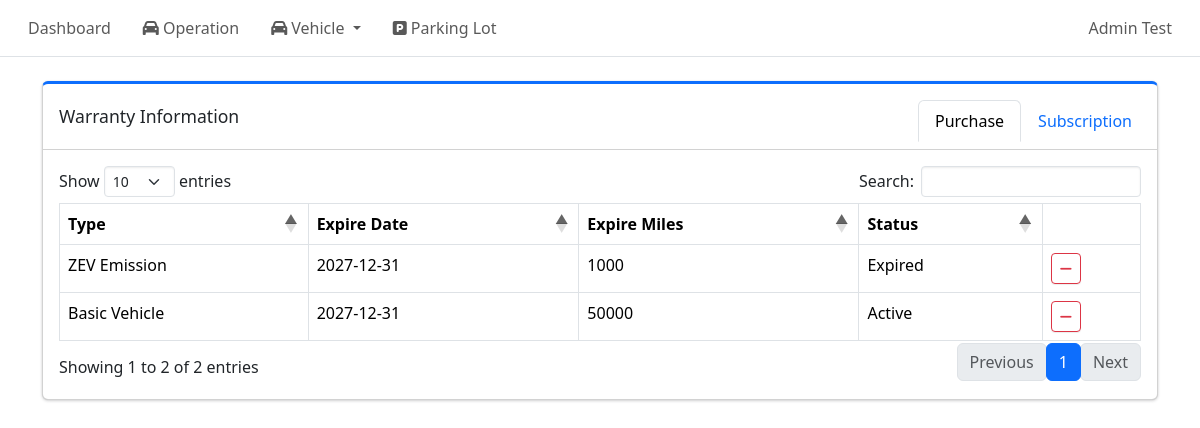
/admin/warranties/purchase?vehicle_id=3 (signed in), run on an earlier commit of the app's database.
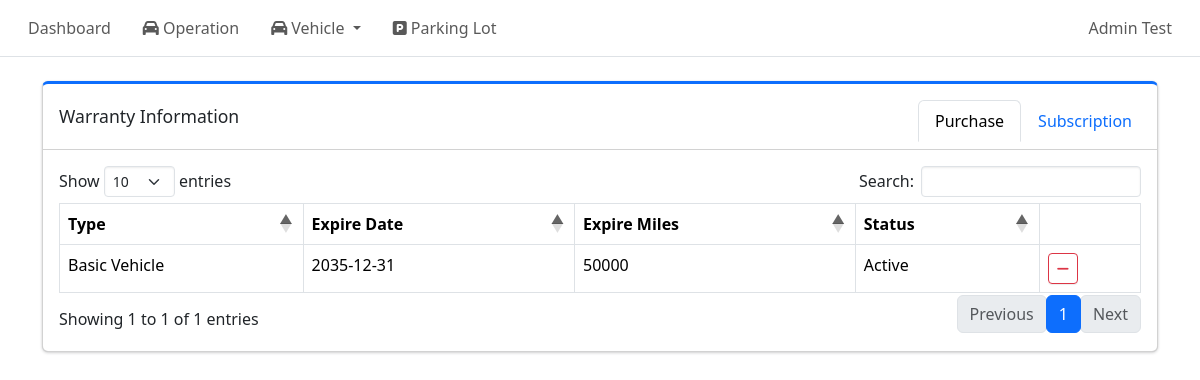
And on a later commit of the database.
### tables this page shows
CREATE TABLE warranty_purchase (
    vehicle_warranty_id INTEGER PRIMARY KEY,
    expire_date DATE,
    expire_miles INTEGER,
    FOREIGN KEY(vehicle_warranty_id) 
        REFERENCES vehicle_warranty(vehicle_warranty_id) ON DELETE CASCADE
);

CREATE TABLE warranty_type (
    warranty_type_id INTEGER PRIMARY KEY AUTOINCREMENT,
    type_name TEXT NOT NULL UNIQUE,
    display_name TEXT NOT NULL,
    category TEXT NOT NULL CHECK(category IN ('purchase', 'subscription')),
    sort_order INTEGER NOT NULL DEFAULT 100,
    is_active INTEGER NOT NULL DEFAULT 1
);

### routes/admin/warranty_pages.py (the view)
@warranty_pages_bp.route("/purchase", methods=["GET"])
def purchase_warranty_list_page():
    if not session.get("admin_logged_in"):
        return redirect(url_for("auth.admin_login"))
    vehicle_id = request.args.get("vehicle_id")
    conn = get_conn()
    cur = conn.cursor()
    cur.execute("""
        SELECT
            v.vehicle_id,
            v.vin,
            v.model,
            v.model_year,
            v.mileage,
            v.plate_number,
            vw.vehicle_warranty_id,
            wt.display_name AS warranty_type,
            wt.category,
            wp.expire_date,
            wp.expire_miles
        FROM vehicle v
        JOIN vehicle_warranty vw
            ON v.vehicle_id = vw.vehicle_id
        JOIN warranty_type wt
            ON vw.warranty_type_id = wt.warranty_type_id
        LEFT JOIN warranty_purchase wp
            ON vw.vehicle_warranty_id = wp.vehicle_warranty_id
        WHERE wt.category = 'purchase'
                AND (? IS NULL OR v.vehicle_id = ?)
        ORDER BY v.vin ASC, wt.sort_order ASC
    """, (vehicle_id, vehicle_id))
    rows = cur.fetchall()
    warranties = []
    for row in rows:
        row["status"] = get_warranty_status(
            row.get("expire_date"), row.get("expire_miles"), row.get("mileage")
        )
        warranties.append(row)
    return render_template("warranty_info_purchase.html", warranties=warranties, purchase_types = get_purchase_warranty_types(), active_tab="purchase")

### db.py (called while the page is built)
def make_dict(cursor, row):
    return {col[0]: row[idx] for idx, col in enumerate(cursor.description)}

def get_conn():
    if "db" not in g:
        conn = sqlite3.connect(DB_PATH, check_same_thread=False)
        conn.row_factory = make_dict
        conn.execute("PRAGMA foreign_keys = ON;")
        g.db = conn
    return g.db

def close_conn(e=None):
    db = g.pop("db", None)
    if db is not None:
        db.close()

### utils/time_utils.py (called while the page is built)
def get_pacific_today():
    return datetime.now(ZoneInfo("America/Los_Angeles")).date()

### utils/warranty_utils.py (called while the page is built)
def get_purchase_warranty_types():
    conn = get_conn()
    cur = conn.cursor()
    cur.execute("""
        SELECT warranty_type_id, type_name, display_name
        FROM warranty_type
        WHERE category = 'purchase' AND is_active = 1
        ORDER BY sort_order
    """)
    rows = cur.fetchall()
    return rows

### templates/warranty_info_purchase.html (shortened to what this page needs)
{% extends "base.html" %}
{% block content %}
<div class="col-12">
    <div class="card card-primary card-outline mb-4">
        <div class="card-header d-flex justify-content-between align-items-center">
            <h3 class="card-title mb-0">Warranty Information</h3>
            <ul class="nav nav-tabs card-header-tabs ms-auto">
                <li class="nav-item">
                    <a class="nav-link {% if active_tab == 'purchase' %}active{% endif %}"
                        href="{{ url_for(
                            'warranty_pages.purchase_warranty_list_page',
                            vehicle_id=request.args.get('vehicle_id')) }}">
                        Purchase
                    </a>
                </li>
                <li class="nav-item">
                    <a class="nav-link {% if active_tab == 'subscription' %}active{% endif %}"
                        href="{{ url_for(
                                'warranty_pages.subscription_warranty_list_page',
                                vehicle_id=request.args.get('vehicle_id')
                        ) }}">
                        Subscription
                    </a>
                </li>
            </ul>
        </div>
        <div class="card-body">
            <table id = "warrantyTable" class="table table-bordered table-hover">
                <thead>
                    <tr>
                        <th>Type</th>
                        <th>Expire Date</th>
                        <th>Expire Miles</th>
                        <th>Status</th>
                        <th>Action</th>
                    </tr>
                </thead>
                <tbody>
                    {% for w in warranties %}
                    <tr data-vehicle-id="{{w.vehicle_id}}" data-warranty-id="{{w.vehicle_warranty_id}}">
                        <td class = "warranty_type">{{w.warranty_type}}</td>
                        <td class = "expire_date">{{w.expire_date or '-'}}</td>
                        <td class = "expire_miles">{{w.expire_miles or '-'}}</td>
                        <td class = "status">{{w.status}}</td>
                        <td>
                            <button class="btn btn-sm btn-outline-danger delete-warranty-btn">
                                <i class="fa fa-minus"></i>
                            </button>
                        </td>
                    </tr>
                    {% endfor %}
                </tbody>
            </table>
        </div>
    </div>
</div>
{% endblock %}

What changed in the data, as far as the page shows it:
removed warranty_purchase: warranty_type "ZEV Emission", expire_date "2027-12-31", expire_miles "1000", status "Expired"
changed warranty_purchase "Basic Vehicle": expire_date "2027-12-31" → "2035-12-31"
Also different on the page:
text written by a page script: "Show entries Search: Showing 1 to 2 of 2 entries Previous 1 Next" → "Show entries Search: Showing 1 to 1 of 1 entries Previous 1 Next"
